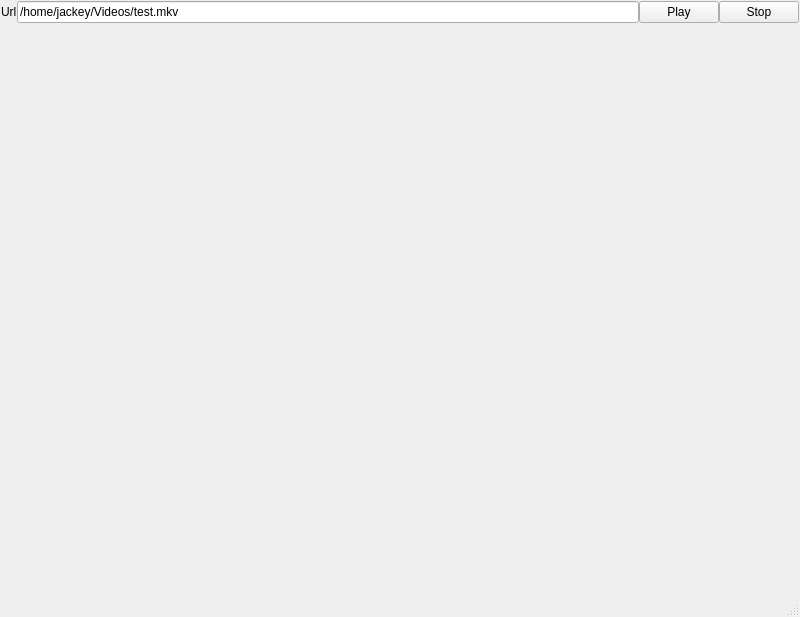
<?xml version="1.0" encoding="UTF-8"?>
<ui version="4.0">
 <class>MainWindow</class>
 <widget class="QMainWindow" name="MainWindow">
  <property name="geometry">
   <rect>
    <x>0</x>
    <y>0</y>
    <width>800</width>
    <height>617</height>
   </rect>
  </property>
  <property name="windowTitle">
   <string>MainWindow</string>
  </property>
  <widget class="QWidget" name="centralwidget">
   <layout class="QGridLayout" name="layoutGWidget">
    <property name="leftMargin">
     <number>1</number>
    </property>
    <property name="topMargin">
     <number>1</number>
    </property>
    <property name="rightMargin">
     <number>1</number>
    </property>
    <property name="bottomMargin">
     <number>1</number>
    </property>
    <property name="spacing">
     <number>0</number>
    </property>
    <item row="0" column="2">
     <widget class="QPushButton" name="btnPlay">
      <property name="text">
       <string>Play</string>
      </property>
     </widget>
    </item>
    <item row="0" column="0">
     <widget class="QLabel" name="labelUrl">
      <property name="text">
       <string>Url</string>
      </property>
     </widget>
    </item>
    <item row="1" column="0" colspan="4">
     <widget class="FFmpegWidget" name="wgtPlayer" native="true"/>
    </item>
    <item row="0" column="3">
     <widget class="QPushButton" name="btnStop">
      <property name="text">
       <string>Stop</string>
      </property>
     </widget>
    </item>
    <item row="0" column="1">
     <widget class="QLineEdit" name="lineUrl">
      <property name="text">
       <string>/home/jackey/Videos/test.mkv</string>
      </property>
     </widget>
    </item>
   </layout>
  </widget>
  <widget class="QStatusBar" name="statusbar"/>
 </widget>
 <customwidgets>
  <customwidget>
   <class>FFmpegWidget</class>
   <extends>QWidget</extends>
   <header>ffmpegwidget.h</header>
   <container>1</container>
  </customwidget>
 </customwidgets>
 <resources/>
 <connections/>
</ui>
